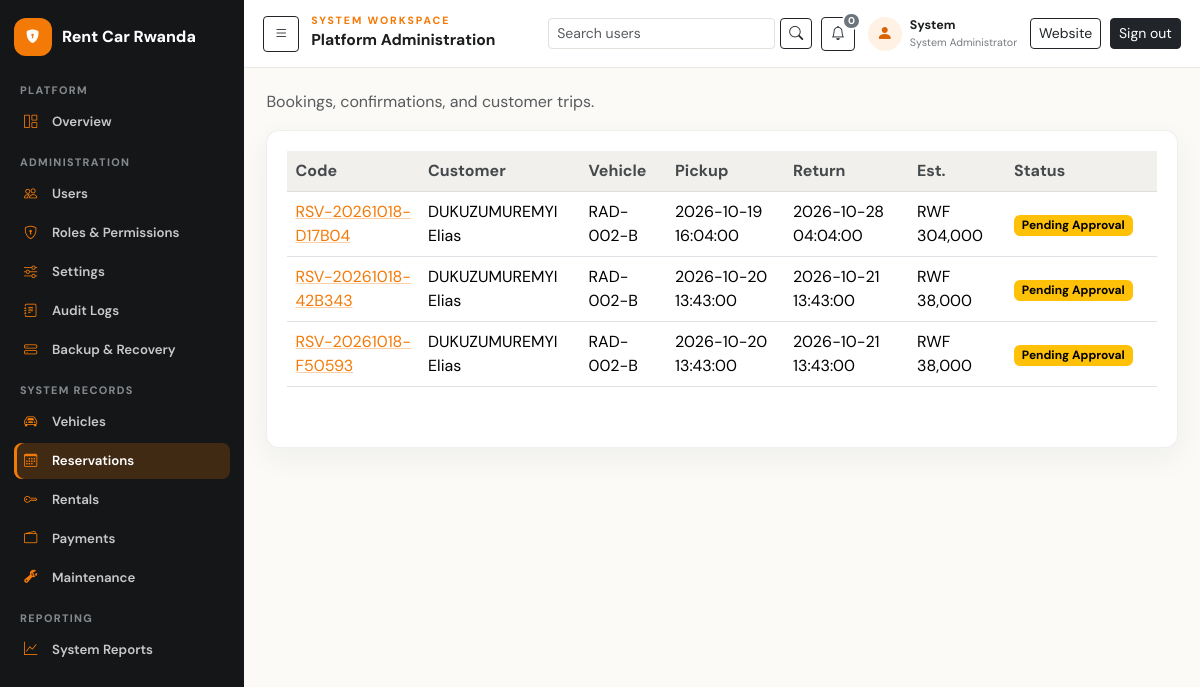
Page /index.php?r=reservations (signed in) on the committed database.
### tables this page shows
CREATE TABLE IF NOT EXISTS users (
  user_id BIGINT UNSIGNED AUTO_INCREMENT PRIMARY KEY,
  role_id BIGINT UNSIGNED NOT NULL,
  first_name VARCHAR(100) NOT NULL,
  last_name VARCHAR(100) NOT NULL,
  email VARCHAR(190) NULL UNIQUE,
  phone VARCHAR(30) NULL,
  password_hash VARCHAR(255) NOT NULL,
  status ENUM('active','inactive','suspended','pending') NOT NULL DEFAULT 'active',
  last_login_at DATETIME NULL,
  created_at TIMESTAMP NOT NULL DEFAULT CURRENT_TIMESTAMP,
  updated_at TIMESTAMP NOT NULL DEFAULT CURRENT_TIMESTAMP ON UPDATE CURRENT_TIMESTAMP,
  KEY idx_users_role_status (role_id,status),
  CONSTRAINT fk_users_role FOREIGN KEY (role_id) REFERENCES roles(role_id) ON DELETE RESTRICT ON UPDATE CASCADE
);

CREATE TABLE IF NOT EXISTS reservations (
  reservation_id BIGINT UNSIGNED AUTO_INCREMENT PRIMARY KEY,
  reservation_code VARCHAR(40) NOT NULL UNIQUE,
  customer_id BIGINT UNSIGNED NOT NULL,
  vehicle_id BIGINT UNSIGNED NOT NULL,
  pickup_datetime DATETIME NOT NULL,
  return_datetime DATETIME NOT NULL,
  pickup_location VARCHAR(255) NULL,
  return_location VARCHAR(255) NULL,
  agreed_daily_rate DECIMAL(12,2) NOT NULL,
  estimated_days DECIMAL(8,2) NOT NULL,
  estimated_amount DECIMAL(12,2) NOT NULL DEFAULT 0,
  discount_amount DECIMAL(12,2) NOT NULL DEFAULT 0,
  tax_amount DECIMAL(12,2) NOT NULL DEFAULT 0,
  security_deposit DECIMAL(12,2) NOT NULL DEFAULT 0,
  status ENUM('pending','confirmed','cancelled','rejected','completed','no_show') NOT NULL DEFAULT 'pending',
  payment_status ENUM('unpaid','pending','successful','failed','cancelled','refunded') NOT NULL DEFAULT 'unpaid',
  customer_notes TEXT NULL,
  internal_notes TEXT NULL,
  customer_signature MEDIUMBLOB NULL,
  customer_signature_user_id BIGINT UNSIGNED NULL,
  customer_signature_captured_by BIGINT UNSIGNED NULL,
  customer_signed_at DATETIME NULL,
  approval_note VARCHAR(500) NULL,
  approver_signature MEDIUMBLOB NULL,
  decision_by BIGINT UNSIGNED NULL,
  decision_at DATETIME NULL,
  cancellation_reason VARCHAR(500) NULL,
  created_by BIGINT UNSIGNED NULL,
  confirmed_by BIGINT UNSIGNED NULL,
  confirmed_at DATETIME NULL,
  cancelled_at DATETIME NULL,
  created_at TIMESTAMP NOT NULL DEFAULT CURRENT_TIMESTAMP,
  updated_at TIMESTAMP NOT NULL DEFAULT CURRENT_TIMESTAMP ON UPDATE CURRENT_TIMESTAMP,
  KEY idx_reservation_vehicle_period (vehicle_id,status,pickup_datetime,return_datetime),
  KEY idx_reservation_customer (customer_id,created_at), KEY idx_reservation_status_pickup (status,pickup_datetime),
  KEY idx_res_payment_status (payment_status,updated_at),
  CONSTRAINT fk_res_customer FOREIGN KEY (customer_id) REFERENCES customers(customer_id) ON DELETE RESTRICT ON UPDATE CASCADE,
  CONSTRAINT fk_res_vehicle FOREIGN KEY (vehicle_id) REFERENCES vehicles(vehicle_id) ON DELETE RESTRICT ON UPDATE CASCADE,
  CONSTRAINT fk_res_creator FOREIGN KEY (created_by) REFERENCES users(user_id) ON DELETE SET NULL ON UPDATE CASCADE,
  CONSTRAINT fk_res_confirmer FOREIGN KEY (confirmed_by) REFERENCES users(user_id) ON DELETE SET NULL ON UPDATE CASCADE,
  CONSTRAINT fk_res_customer_signature_user FOREIGN KEY (customer_signature_user_id) REFERENCES users(user_id) ON DELETE SET NULL ON UPDATE CASCADE,
  CONSTRAINT fk_res_customer_signature_captor FOREIGN KEY (customer_signature_captured_by) REFERENCES users(user_id) ON DELETE SET NULL ON UPDATE CASCADE,
  CONSTRAINT fk_res_decision_user FOREIGN KEY (decision_by) REFERENCES users(user_id) ON DELETE SET NULL ON UPDATE CASCADE,
  CONSTRAINT chk_res_period CHECK (return_datetime > pickup_datetime),
  CONSTRAINT chk_res_amounts CHECK (agreed_daily_rate >= 0 AND estimated_days > 0 AND estimated_amount >= 0 AND discount_amount >= 0 AND tax_amount >= 0 AND security_deposit >= 0)
);

CREATE TABLE IF NOT EXISTS customers (
  customer_id BIGINT UNSIGNED AUTO_INCREMENT PRIMARY KEY,
  linked_user_id BIGINT UNSIGNED NULL UNIQUE,
  customer_code VARCHAR(30) NOT NULL UNIQUE,
  first_name VARCHAR(100) NOT NULL,
  last_name VARCHAR(100) NOT NULL,
  phone VARCHAR(30) NOT NULL,
  email VARCHAR(190) NULL,
  address VARCHAR(255) NULL,
  identification_type ENUM('national_id','passport','other') NULL,
  identification_number VARCHAR(100) NULL,
  driving_license_number VARCHAR(100) NULL,
  license_expiry_date DATE NULL,
  status ENUM('active','inactive','blacklisted') NOT NULL DEFAULT 'active',
  created_by BIGINT UNSIGNED NULL,
  created_at TIMESTAMP NOT NULL DEFAULT CURRENT_TIMESTAMP,
  updated_at TIMESTAMP NOT NULL DEFAULT CURRENT_TIMESTAMP ON UPDATE CURRENT_TIMESTAMP,
  UNIQUE KEY uq_customer_identity (identification_type,identification_number),
  KEY idx_customer_name (last_name,first_name), KEY idx_customer_phone (phone), KEY idx_customer_email (email),
  CONSTRAINT fk_customer_user FOREIGN KEY (linked_user_id) REFERENCES users(user_id) ON DELETE SET NULL ON UPDATE CASCADE,
  CONSTRAINT fk_customer_creator FOREIGN KEY (created_by) REFERENCES users(user_id) ON DELETE SET NULL ON UPDATE CASCADE
);

CREATE TABLE IF NOT EXISTS vehicles (
  vehicle_id BIGINT UNSIGNED AUTO_INCREMENT PRIMARY KEY,
  category_id BIGINT UNSIGNED NOT NULL,
  registration_no VARCHAR(30) NOT NULL UNIQUE,
  vin VARCHAR(80) NULL UNIQUE,
  make VARCHAR(80) NOT NULL,
  model VARCHAR(80) NOT NULL,
  manufacture_year SMALLINT UNSIGNED NULL,
  colour VARCHAR(40) NULL,
  transmission ENUM('manual','automatic','other') NOT NULL DEFAULT 'manual',
  fuel_type ENUM('petrol','diesel','hybrid','electric','other') NOT NULL DEFAULT 'petrol',
  daily_rate DECIMAL(12,2) NOT NULL,
  weekly_rate DECIMAL(12,2) NULL,
  monthly_rate DECIMAL(12,2) NULL,
  current_mileage INT UNSIGNED NOT NULL DEFAULT 0,
  fuel_level_percent DECIMAL(5,2) NULL,
  image_path VARCHAR(500) NULL,
  status ENUM('available','reserved','rented','maintenance','inactive') NOT NULL DEFAULT 'available',
  insurance_expiry_date DATE NULL,
  inspection_expiry_date DATE NULL,
  description TEXT NULL,
  created_by BIGINT UNSIGNED NULL,
  created_at TIMESTAMP NOT NULL DEFAULT CURRENT_TIMESTAMP,
  updated_at TIMESTAMP NOT NULL DEFAULT CURRENT_TIMESTAMP ON UPDATE CURRENT_TIMESTAMP,
  KEY idx_vehicle_search (category_id,status,daily_rate), KEY idx_vehicle_model (make,model),
  CONSTRAINT fk_vehicle_category FOREIGN KEY (category_id) REFERENCES vehicle_categories(category_id) ON DELETE RESTRICT ON UPDATE CASCADE,
  CONSTRAINT fk_vehicle_creator FOREIGN KEY (created_by) REFERENCES users(user_id) ON DELETE SET NULL ON UPDATE CASCADE,
  CONSTRAINT chk_vehicle_rates CHECK (daily_rate >= 0 AND (weekly_rate IS NULL OR weekly_rate >= 0) AND (monthly_rate IS NULL OR monthly_rate >= 0)),
  CONSTRAINT chk_vehicle_fuel CHECK (fuel_level_percent IS NULL OR fuel_level_percent BETWEEN 0 AND 100)
);

### views/reservations/index.php (the view, shortened to what the rows shown need)
<div class="panel table-panel">
  <div class="table-responsive"><table class="table mb-0">
    <thead><tr><th>Code</th><th>Customer</th><th>Vehicle</th><th>Pickup</th><th>Return</th><th>Est.</th><th>Status</th><th></th></tr></thead>
    <tbody>
    <?php foreach ($rows as $r): ?>
      <tr>
        <td><a href="<?= e(url('reservations/show', ['id' => $r['reservation_id']])) ?>"><?= e($r['reservation_code']) ?></a></td>
        <td><?= e($r['first_name'] . ' ' . $r['last_name']) ?></td>
        <td><?= e($r['registration_no']) ?></td>
        <td><?= e($r['pickup_datetime']) ?></td>
        <td><?= e($r['return_datetime']) ?></td>
        <td><?= e(\Crms\Money::format($r['estimated_amount'])) ?></td>
        <td><?= status_badge(\Crms\Ui::reservationStatusLabel((string) $r['status'], (string) ($r['payment_status'] ?? 'unpaid'))) ?></td>
        <td></td>
      </tr>
    <?php endforeach; ?>
    </tbody>
  </table></div>
</div>

### src/bootstrap.php (shortened to what the rows shown need)
<?php
$appCfg = require dirname(__DIR__) . '/config/app.php';
spl_autoload_register(function (string $class): void {
    $prefix = 'Crms\\';
    $rel = str_replace('\\', '/', substr($class, strlen($prefix)));
    $file = __DIR__ . '/' . $rel . '.php';
});
if (!function_exists('e')) {
    function e(?string $value): string
    {
        return htmlspecialchars((string) $value, ENT_QUOTES | ENT_SUBSTITUTE, 'UTF-8');
    }
}
if (!function_exists('url')) {
    function url(string $route = 'home', array $query = []): string
    {
        $base = rtrim(crms_base_url(), '/');
        $query['r'] = $route;
        return $base . '/index.php?' . http_build_query($query);
    }
}
if (!function_exists('crms_base_url')) {
    function crms_base_url(): string
    {
        $cfg = require dirname(__DIR__) . '/config/app.php';
        $script = $_SERVER['SCRIPT_NAME'] ?? '/CarrentalMS/index.php';
        $dir = str_replace('\\', '/', dirname($script));
        return rtrim($dir, '/');
    }
}
if (!function_exists('asset')) {
    function asset(string $path): string
    {
        return rtrim(crms_base_url(), '/') . '/' . ltrim($path, '/');
    }
}
if (!function_exists('status_badge')) {
    function status_badge(string $status): string
    {
        $cls = \Crms\Ui::statusClass($status);
        return '<span class="badge text-bg-' . e($cls) . ' badge-status">' . e($status) . '</span>';
    }
}

### views/layouts/app.php (shortened to what the rows shown need)
<!doctype html>
<html lang="en">
<head>
  <link href="https://cdn.jsdelivr.net/npm/bootstrap@5.3.3/dist/css/bootstrap.min.css" rel="stylesheet">
  <link href="https://cdn.jsdelivr.net/npm/bootstrap-icons@1.11.3/font/bootstrap-icons.min.css" rel="stylesheet">
  <link href="<?= e(asset('public/css/app.css')) ?>" rel="stylesheet">
</head>
<?php $isSystemAdmin = ($user['role_name'] ?? '') === 'System Administrator'; ?>
<body class="site-body app-body<?= $isSystemAdmin ? ' admin-workspace' : '' ?><?= !empty($printAgreement) ? ' rental-agreement-print' : '' ?><?= !empty($reportPrint) ? ' report-print' : '' ?>">
<div class="app-shell">
  <?php require dirname(__DIR__) . '/partials/sidebar.php'; ?>
  <div class="app-main">
    <header class="app-topbar">
      <?php if ($isSystemAdmin): ?>
        <button class="btn btn-sm btn-outline-dark d-none d-lg-inline-flex admin-sidebar-toggle" type="button" data-sidebar-toggle aria-expanded="true" aria-label="Collapse navigation"><i class="bi bi-list"></i></button>
        <div class="admin-topbar-title"><p class="eyebrow mb-0">System workspace</p><strong>Platform Administration</strong></div>
        <div class="app-topbar-actions admin-topbar-actions">
          <form class="admin-topbar-search" method="get" action="<?= e(url('admin/users')) ?>">
            <input class="form-control form-control-sm" type="search" name="q" value="<?= e((string)($q ?? '')) ?>" placeholder="Search users" aria-label="Search user accounts">
            <button class="btn btn-sm btn-outline-dark" type="submit" aria-label="Search"><i class="bi bi-search" aria-hidden="true"></i></button>
          </form>
          <a class="btn btn-sm btn-outline-dark admin-topbar-icon admin-notification-link" href="<?= e(url('dashboard')) ?>#dashboard-notifications" title="Notifications" aria-label="Notifications, <?= (int) ($unreadNotificationCount ?? 0) ?> unread">
            <i class="bi bi-bell" aria-hidden="true"></i>
            <span class="badge text-bg-<?= (int) ($unreadNotificationCount ?? 0) > 0 ? 'primary' : 'secondary' ?>" data-notification-count><?= (int) ($unreadNotificationCount ?? 0) ?></span>
          </a>
          <div class="admin-user-chip"><span class="admin-user-avatar"><i class="bi bi-person-fill" aria-hidden="true"></i></span><span><strong><?= e($user['first_name'] ?? 'Admin') ?></strong><small>System Administrator</small></span></div>
          <a class="btn btn-sm btn-outline-dark admin-website-link" href="<?= e(url('home')) ?>">Website</a>
          <form method="post" action="<?= e(url('logout')) ?>"><?= \Crms\Csrf::field() ?><button class="btn btn-sm btn-dark">Sign out</button></form>
        </div>
      <?php endif; ?>
    </header>
    <div class="app-content">
      <?= $content ?>
    </div>
  </div>
</div>
</body>
</html>

### rows in the picture
users: first_name "System"
reservations: reservation_code "RSV-20261018-D17B04", customer.last_name "DUKUZUMUREMYI Elias", vehicle.registration_no "RAD-002-B", pickup_datetime "2026-10-19 16:04:00", return_datetime "2026-10-28 04:04:00", estimated_amount "RWF 304,000"
reservations: reservation_code "RSV-20261018-42B343", customer.last_name "DUKUZUMUREMYI Elias", vehicle.registration_no "RAD-002-B", pickup_datetime "2026-10-20 13:43:00", return_datetime "2026-10-21 13:43:00", estimated_amount "RWF 38,000"
reservations: reservation_code "RSV-20261018-F50593", customer.last_name "DUKUZUMUREMYI Elias", vehicle.registration_no "RAD-002-B", pickup_datetime "2026-10-20 13:43:00", return_datetime "2026-10-21 13:43:00", estimated_amount "RWF 38,000"

### other values in the picture
$unreadNotificationCount "0"
